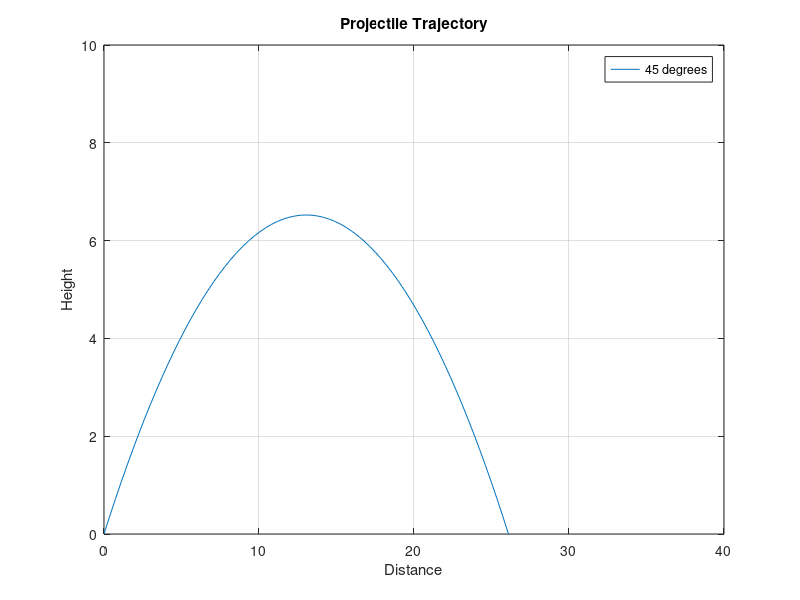
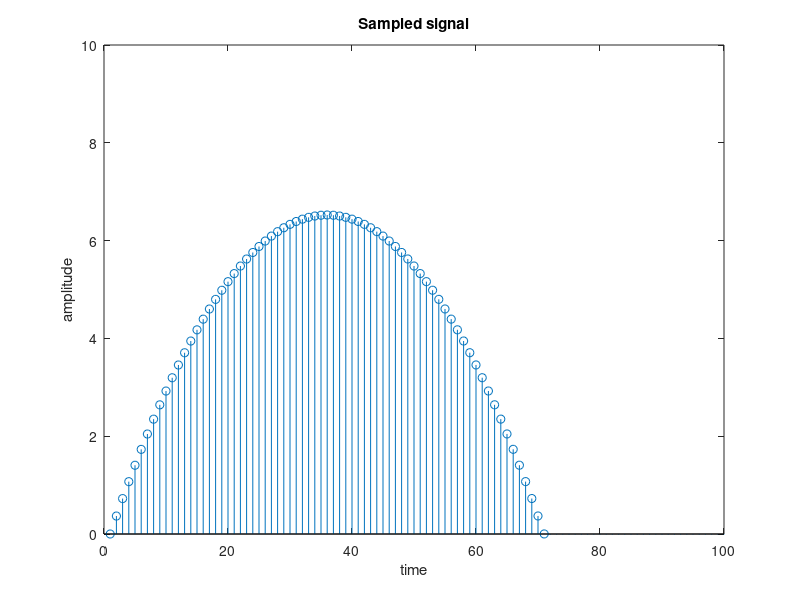
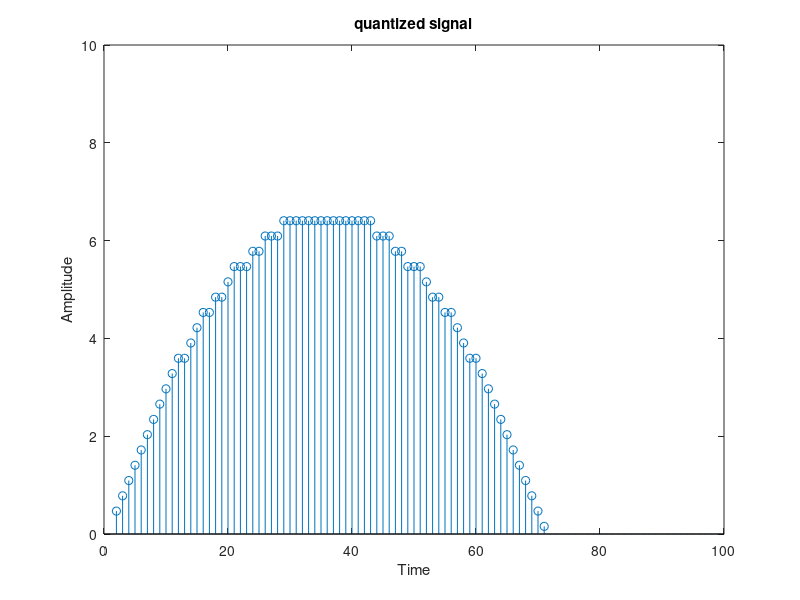
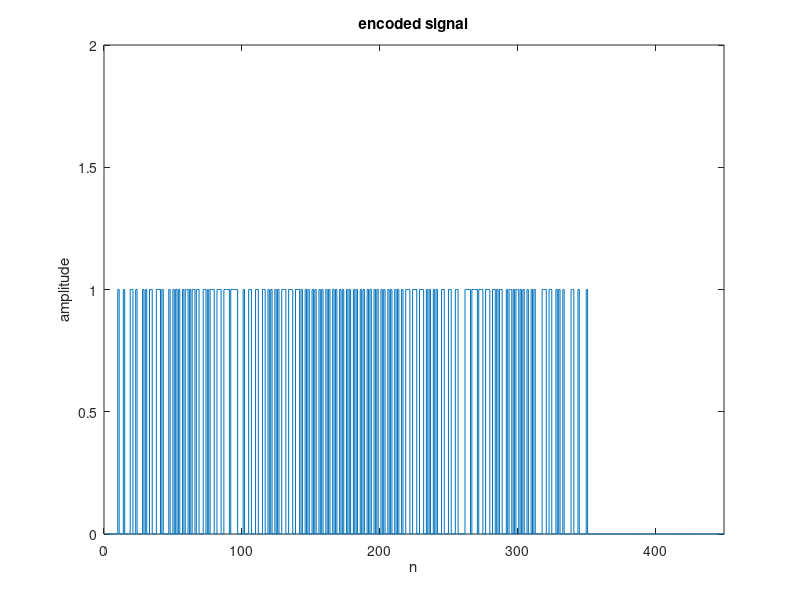

Here is the MATLAB script that generated these plots, in order:
% Simulation of a projectile motion.
clc;
close all; 
clear; 

g = -9.81;% Acceleration due to gravity.
x0 = 0;% initial point
y0 = 0;% Vertical height of launch site.
v0 = 16;% Initial velocity at the angle of launch.
% First find the max time of flight. This will happen when the projectile is fired straight up and the angle is 90.
angle = 90;
% Get the components of velocity in the x and y directions.
v0x = v0*cosd(angle);
v0y = v0*sind(angle);

% Computing the distance along the y direction.
% y value will be zero when the projectile hits the ground.
% tmax is time when the projectile hits the groung(y=0).
% finding the roots from the equation
a = (1/2) * g;
b = v0y;
c = y0;
t = roots([a, b, c]);
tmax = max(t); % choosing the maximum time

hFig2 = figure();

t = linspace(0, tmax,100); %generates 100 values between 0 and tmax.

angle=45;

% Calculating the velocity of the x and y components.
v0x = v0*cosd(angle);
v0y = v0*sind(angle);
% Compute the distance along the x direction.
% x = x0 + x_velocity * time.
x = x0 + v0x * t;
% Computing the distance along the y direction.(height equation)
% y = y0 + y_velocity_initial * time + (1/2)*g*time^2
y = y0 + v0y * t + (1/2) * g * t .^ 2;
%Equating Y to 0 assuming that projectile stops when it hits the ground
if(y<0)
    y = 0;
end
plot(x, y);
grid on;
xlabel('Distance');
ylabel('Height');
title ('Projectile Trajectory')
legend('45 degrees');
ylim([0,10]);%setting the limit for y axis

%sampling
figure(2); 
stem(y);
title('Sampled signal');
xlabel('time');
ylabel('amplitude');
ylim([0 10])

%Quantizing the values
n1=input('Enter the number of bits per sample');
L=2^n1;
Xmax=10;
Xmin=0;
del=(Xmax-Xmin)/L;
partition=Xmin:del:Xmax;
codebook=Xmin-(del/2):del:Xmax+(del/2);
[index,quants]=quantiz(y,partition,codebook);

%Ploting the Quantized Signal.
figure(3);
stem(quants);
title('quantized signal');
xlabel('Time');
ylabel('Amplitude');
ylim([0 10]);

%Encoding
l1=length(index);
for i=1:l1
if(index(i)~=0)
index(i)=index(i)-1;
end
end

%normalization
l2=length(quants);
for i=1:l2
    if (quants(i)==Xmax-del/2)
        quants(i)=Xmax+del/2;
    end
    if (quants(i)==Xmax+del/2)
        quants(i)=Xmax-del/2;
    end
end

code=de2bi(index,'left-msb');

k=1;
for i=1:l1
    for j=1:n1
        coded(k)=code(i,j);
        j=j+1;
        k=k+1;
    end
    i=i+1;
end

%Ploting the Encoded Signal
figure(4);
stairs(coded);
title('encoded signal');
xlabel('n');
ylabel('amplitude');
xlim([0 450]);
ylim([0 2]);

%Decoding
index1=bi2de(code,'left-msb');
de_signal=(del*index1)+Xmin+(del/2);

%Ploting the Decoded Signal
figure(5);
plot(de_signal);
title('demodulated signal');
xlabel('n');
ylabel('amplitude');
